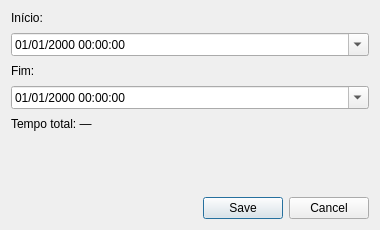
<?xml version="1.0" encoding="UTF-8"?>
<ui version="4.0">
 <class>SessionEditForm</class>
 <widget class="QWidget" name="SessionEditForm">
  <property name="geometry">
   <rect>
    <x>0</x>
    <y>0</y>
    <width>380</width>
    <height>230</height>
   </rect>
  </property>
  <layout class="QVBoxLayout" name="root">
   <property name="spacing">
    <number>8</number>
   </property>
   <item>
    <widget class="QLabel" name="labelStart">
     <property name="text">
      <string>Início:</string>
     </property>
    </widget>
   </item>
   <item>
    <widget class="QDateTimeEdit" name="startEdit">
     <property name="calendarPopup">
      <bool>true</bool>
     </property>
     <property name="displayFormat">
      <string>dd/MM/yyyy HH:mm:ss</string>
     </property>
    </widget>
   </item>
   <item>
    <widget class="QLabel" name="labelEnd">
     <property name="text">
      <string>Fim:</string>
     </property>
    </widget>
   </item>
   <item>
    <widget class="QDateTimeEdit" name="endEdit">
     <property name="calendarPopup">
      <bool>true</bool>
     </property>
     <property name="displayFormat">
      <string>dd/MM/yyyy HH:mm:ss</string>
     </property>
    </widget>
   </item>
   <item>
    <widget class="QLabel" name="durationLabel">
     <property name="text">
      <string>Tempo total: —</string>
     </property>
    </widget>
   </item>
   <item>
    <spacer name="spacer">
     <property name="orientation">
      <enum>Qt::Vertical</enum>
     </property>
     <property name="sizeHint" stdset="0">
      <size>
       <width>20</width>
       <height>12</height>
      </size>
     </property>
    </spacer>
   </item>
   <item>
    <widget class="QDialogButtonBox" name="buttonBox">
     <property name="standardButtons">
      <set>QDialogButtonBox::Cancel|QDialogButtonBox::Save</set>
     </property>
    </widget>
   </item>
  </layout>
 </widget>
 <resources/>
 <connections/>
</ui>
